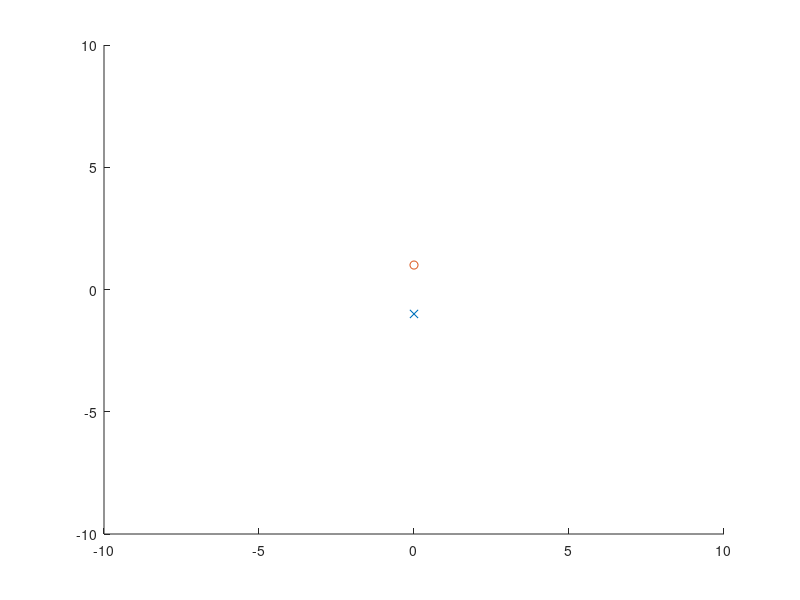

This chart was generated by the following MATLAB code: (Note: this script raises an error after producing the figure.)
clear;
g=9.8;
t=0.01;

x1=0;
y1=-1;

u1=-0.1;
v1=0;


x2=0;
y2=1;

u2=0.1;
v2=0;

hold on;
P1=plot(x1,y1,'x');
P2=plot(x2,y2,'o');

U1=u1;
U2=u2;

V1=v1;
V2=v2;



X1=x1;
X2=x2;

Y1=y1;
Y2=y2;


Ax1=0;
Ay1=0;

Ax2=0;
Ay2=0;



axis([-10 10 -10 10]);
while(1)

R12=sqrt((X1-X2)^2+(Y1-Y2)^2);
disp(R12);

% if(R12<0.05)break;end

f12=1/R12^3*[X1-X2,Y1-Y2];%

Ax1=-f12(1);%
Ax2=f12(1);%

Ay1=-f12(2);%
Ay2=f12(2);%



U1=U1+Ax1*t;
U2=U2+Ax2*t;

V1=V1+Ay1*t;
V2=V2+Ay2*t;

X1=X1+U1*t+1/2*Ax1*t^2;
X2=X2+U2*t+1/2*Ax2*t^2;

Y1=Y1+V1*t+1/2*Ay1*t^2;
Y2=Y2+V2*t+1/2*Ay2*t^2;
 


P1.XData=X1;
P1.YData=Y1;



P2.XData=X2;
P2.YData=Y2;




% hold off;
% plot3(X1,Y1,Z1,'x');
% hold on;
% plot3(X2,Y2,Z2,'o');
% axis([-10 10 -10 10 -10 10]);

drawnow;

end

